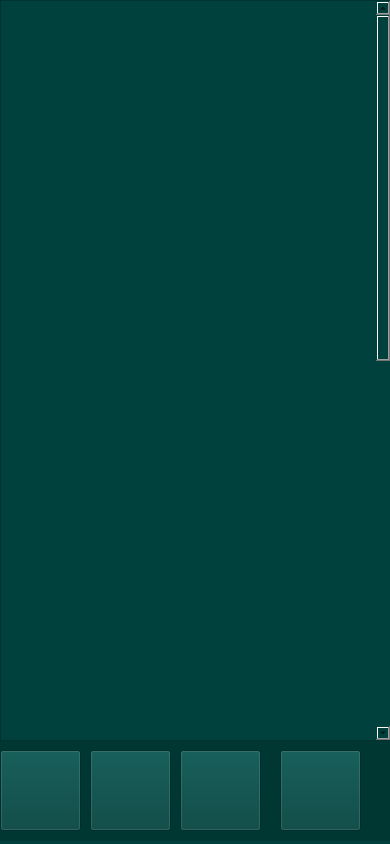
<?xml version="1.0" encoding="UTF-8"?>
<ui version="4.0">
 <class>Form</class>
 <widget class="QWidget" name="Form">
  <property name="geometry">
   <rect>
    <x>0</x>
    <y>0</y>
    <width>390</width>
    <height>844</height>
   </rect>
  </property>
  <property name="minimumSize">
   <size>
    <width>390</width>
    <height>844</height>
   </size>
  </property>
  <property name="maximumSize">
   <size>
    <width>390</width>
    <height>844</height>
   </size>
  </property>
  <property name="windowTitle">
   <string>Form</string>
  </property>
  <property name="styleSheet">
   <string notr="true">background-color: rgb(0, 65, 61);
</string>
  </property>
  <widget class="QLabel" name="label_5">
   <property name="geometry">
    <rect>
     <x>0</x>
     <y>740</y>
     <width>401</width>
     <height>101</height>
    </rect>
   </property>
   <property name="styleSheet">
    <string notr="true">background-color: rgb(1, 55, 51);</string>
   </property>
   <property name="text">
    <string/>
   </property>
  </widget>
  <widget class="QPushButton" name="menu_4">
   <property name="geometry">
    <rect>
     <x>0</x>
     <y>750</y>
     <width>81</width>
     <height>81</height>
    </rect>
   </property>
   <property name="styleSheet">
    <string notr="true">#botaomenu{
border:none;
}</string>
   </property>
   <property name="text">
    <string/>
   </property>
   <property name="icon">
    <iconset>
     <normaloff>fotos/menu.png</normaloff>fotos/menu.png</iconset>
   </property>
   <property name="iconSize">
    <size>
     <width>81</width>
     <height>81</height>
    </size>
   </property>
  </widget>
  <widget class="QPushButton" name="treino">
   <property name="geometry">
    <rect>
     <x>90</x>
     <y>750</y>
     <width>81</width>
     <height>81</height>
    </rect>
   </property>
   <property name="styleSheet">
    <string notr="true">#botaotreino{
border:none;
}</string>
   </property>
   <property name="text">
    <string/>
   </property>
   <property name="icon">
    <iconset>
     <normaloff>fotos/treino.png</normaloff>fotos/treino.png</iconset>
   </property>
   <property name="iconSize">
    <size>
     <width>81</width>
     <height>81</height>
    </size>
   </property>
  </widget>
  <widget class="QPushButton" name="config">
   <property name="geometry">
    <rect>
     <x>180</x>
     <y>750</y>
     <width>81</width>
     <height>81</height>
    </rect>
   </property>
   <property name="styleSheet">
    <string notr="true">#botaoconfig{
border:none;
}</string>
   </property>
   <property name="text">
    <string/>
   </property>
   <property name="icon">
    <iconset>
     <normaloff>fotos/config.png</normaloff>fotos/config.png</iconset>
   </property>
   <property name="iconSize">
    <size>
     <width>81</width>
     <height>81</height>
    </size>
   </property>
  </widget>
  <widget class="QPushButton" name="perfil">
   <property name="geometry">
    <rect>
     <x>280</x>
     <y>750</y>
     <width>81</width>
     <height>81</height>
    </rect>
   </property>
   <property name="styleSheet">
    <string notr="true">#botaoperfil{
border:none;
}</string>
   </property>
   <property name="text">
    <string/>
   </property>
   <property name="icon">
    <iconset>
     <normaloff>fotos/perfil.png</normaloff>fotos/perfil.png</iconset>
   </property>
   <property name="iconSize">
    <size>
     <width>80</width>
     <height>80</height>
    </size>
   </property>
  </widget>
  <widget class="QScrollArea" name="scrollArea">
   <property name="geometry">
    <rect>
     <x>0</x>
     <y>0</y>
     <width>391</width>
     <height>741</height>
    </rect>
   </property>
   <property name="widgetResizable">
    <bool>true</bool>
   </property>
   <widget class="QWidget" name="scrollAreaWidgetContents">
    <property name="geometry">
     <rect>
      <x>0</x>
      <y>-11</y>
      <width>372</width>
      <height>1518</height>
     </rect>
    </property>
    <layout class="QVBoxLayout" name="verticalLayout">
     <item>
      <widget class="QFrame" name="frame">
       <property name="minimumSize">
        <size>
         <width>300</width>
         <height>1500</height>
        </size>
       </property>
       <property name="frameShape">
        <enum>QFrame::StyledPanel</enum>
       </property>
       <property name="frameShadow">
        <enum>QFrame::Raised</enum>
       </property>
       <widget class="QLabel" name="label">
        <property name="geometry">
         <rect>
          <x>-10</x>
          <y>-10</y>
          <width>390</width>
          <height>1500</height>
         </rect>
        </property>
        <property name="text">
         <string/>
        </property>
        <property name="pixmap">
         <pixmap>fotos/exercicios perna.png</pixmap>
        </property>
       </widget>
      </widget>
     </item>
    </layout>
   </widget>
  </widget>
 </widget>
 <resources/>
 <connections/>
</ui>
